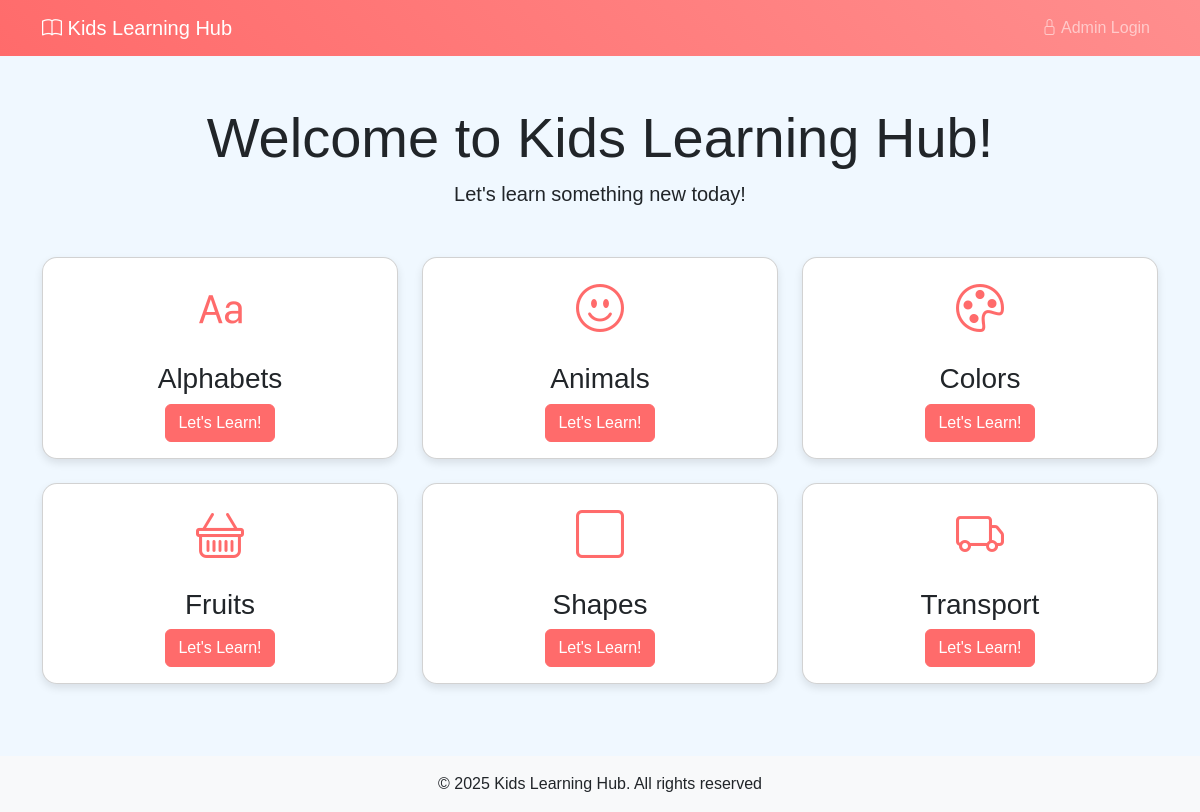
The page / on the database its author committed.
### tables this page shows
CREATE TABLE IF NOT EXISTS categories (
    id INT AUTO_INCREMENT PRIMARY KEY,
    name VARCHAR(100) NOT NULL,
    created_at TIMESTAMP DEFAULT CURRENT_TIMESTAMP
);

### index.php (the view, shortened to what this page needs)
<?php
$conn = getDBConnection();
$categories = $conn->query("SELECT * FROM categories ORDER BY name");
?>
<!DOCTYPE html>
<html lang="en">
<head>
    <link href="https://cdn.jsdelivr.net/npm/bootstrap@5.3.0/dist/css/bootstrap.min.css" rel="stylesheet">
    <link href="https://cdn.jsdelivr.net/npm/bootstrap-icons@1.7.2/font/bootstrap-icons.css" rel="stylesheet">
</head>
<body>
    <nav class="navbar navbar-expand-lg navbar-dark">
        <div class="container">
            <a class="navbar-brand" href="#">
                <i class="bi bi-book"></i> Kids Learning Hub
            </a>
            <div class="navbar-nav ms-auto">
                <a class="nav-link" href="admin/login.php">
                    <i class="bi bi-lock"></i> Admin Login
                </a>
            </div>
        </div>
    </nav>
    <div class="container mt-5">
        <div class="text-center mb-5">
            <h1 class="display-4">Welcome to Kids Learning Hub!</h1>
            <p class="lead">Let's learn something new today!</p>
        </div>
        <div class="row">
            <?php while ($category = $categories->fetch_assoc()): ?>
                <div class="col-md-4 mb-4">
                    <div class="card category-card">
                        <div class="card-body text-center">
                            <div class="category-icon mb-3">
                                <?php
                                switch(strtolower($category['name'])) {
                                    case 'animals':
                                        echo '<i class="bi bi-emoji-smile"></i>';
                                        break;
                                    case 'alphabets':
                                        echo '<i class="bi bi-type"></i>';
                                        break;
                                    case 'transport':
                                        echo '<i class="bi bi-truck"></i>';
                                        break;
                                    case 'colors':
                                        echo '<i class="bi bi-palette"></i>';
                                        break;
                                    case 'shapes':
                                        echo '<i class="bi bi-square"></i>';
                                        break;
                                    case 'fruits':
                                        echo '<i class="bi bi-basket"></i>';
                                        break;
                                }
                                ?>
                            </div>
                            <h3 class="card-title"><?php echo htmlspecialchars($category['name']); ?></h3>
                            <a href="category.php?id=<?php echo $category['id']; ?>" class="btn btn-primary">
                                Let's Learn!
                            </a>
                        </div>
                    </div>
                </div>
            <?php endwhile; ?>
        </div>
    </div>
    <footer class="bg-light mt-5 py-3">
        <div class="container text-center">
            <p class="mb-0">© 2025 Kids Learning Hub. All rights reserved</p>
        </div>
    </footer>
</body>
</html>

### index.php (style rules this page uses)
body { background-color: #f0f8ff; font-family: 'Comic Sans MS', cursive, sans-serif; }
.category-card { transition: transform 0.3s; border-radius: 15px; overflow: hidden; box-shadow: 0 4px 8px rgba(0,0,0,0.1); }
.category-icon { font-size: 3rem; color: #ff6b6b; }
.navbar { background: linear-gradient(45deg, #ff6b6b, #ff8e8e); }
.btn-primary { background-color: #ff6b6b; border-color: #ff6b6b; }

### rows shown on the page
categories: name "Alphabets"
categories: name "Animals"
categories: name "Colors"
categories: name "Fruits"
categories: name "Shapes"
categories: name "Transport"
